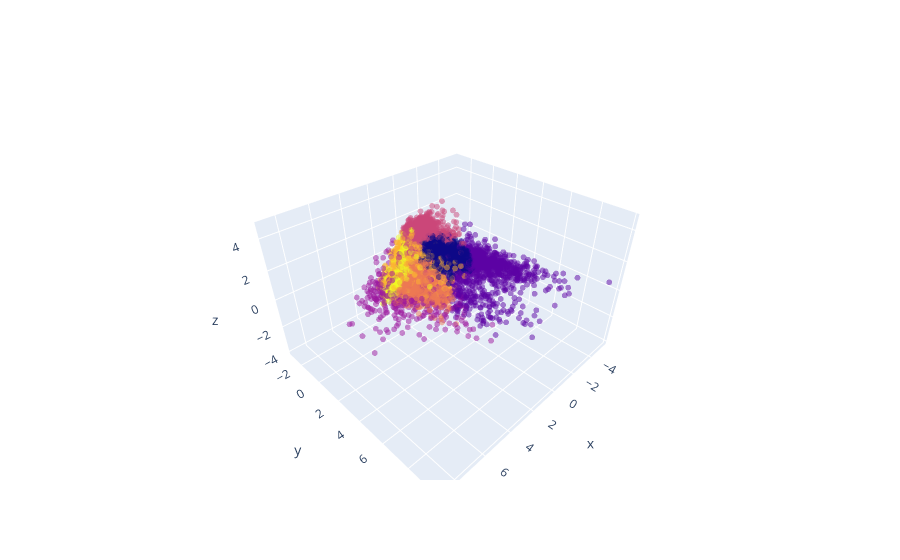

Notebook code for this chart:
### Code cell
import plotly.graph_objects as go

fig = go.Figure(data=[go.Scatter3d(
    x=principal_3d_df['PC1'],
    y=principal_3d_df['PC2'],
    z=principal_3d_df['PC3'],
    mode='markers',
    marker=dict(
        size=2,  # sets the marker size
        color=predicted_classes,  # sets the marker color
        opacity=0.5  # sets the marker opacity
    )
)])

fig.show()

### Figure 1 — Plotly figure (JSON) as saved in the notebook; plotly's stock layout.template omitted (floating-point values rounded to 4 significant figures; data arrays with more than 128 entries replaced by an {"elided": "..."} marker saying what was removed)
{"data": [{"marker": {"color": {"elided": "8824 int values"}, "opacity": 0.5, "size": 2}, "mode": "markers", "type": "scatter3d", "x": {"elided": "8824 float values"}, "y": {"elided": "8824 float values"}, "z": {"elided": "8824 float values"}}], "layout": {}}
